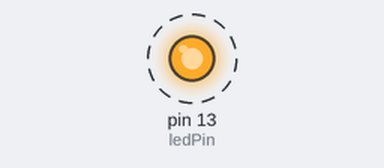
The sketch below on a simulated Arduino Uno, built with avr-gcc and run on an emulated ATmega328P. Parts: output pins drawn as LEDs (lit = HIGH). Dashed ring = blinking.

Above: at 0.2 s.
Timing chart, 0 to 3.0 s (numbered marks = the images above):
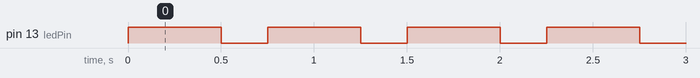

The sketch:

_1_blnkingLed.ino
```cpp
int ledPin = 13;     //pin -> 13
int waitTimeOn = 500; // on
int waitTimeOff = 250; //off

void setup() {
  // put your setup code here, to run once:
  pinMode(ledPin, OUTPUT);
}

void loop() {
  // put your main code here, to run repeatedly:
  digitalWrite(ledPin, HIGH); //On
  delay(waitTimeOn); // On time

  digitalWrite(ledPin, LOW); //Off
  delay(waitTimeOff); //Off time
}
```

Measured:
- by itself, pin 13 (ledPin): alternates HIGH for 0.50 s and LOW for 0.25 s
